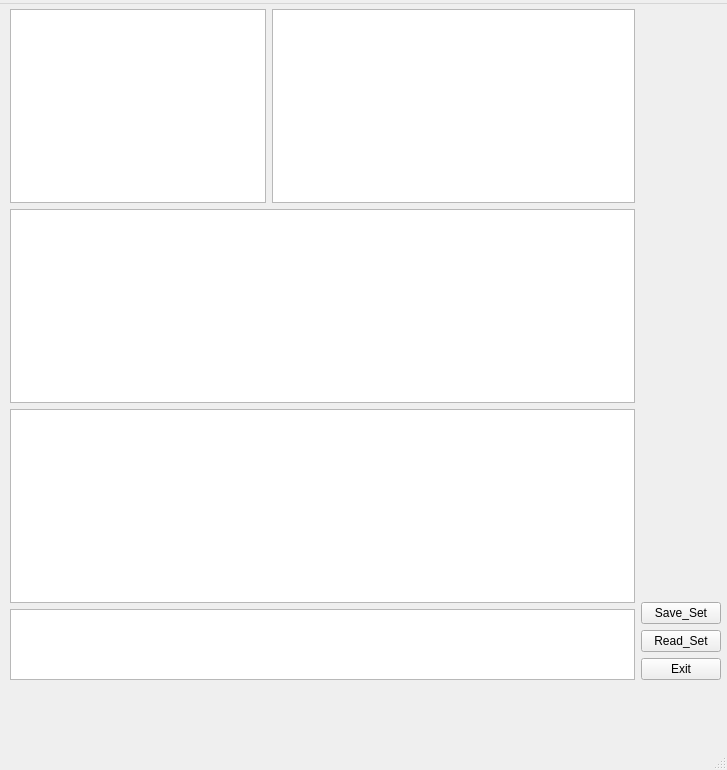
<?xml version="1.0" encoding="UTF-8"?>
<ui version="4.0">
 <class>MainWindow</class>
 <widget class="QMainWindow" name="MainWindow">
  <property name="geometry">
   <rect>
    <x>0</x>
    <y>0</y>
    <width>727</width>
    <height>770</height>
   </rect>
  </property>
  <property name="sizePolicy">
   <sizepolicy hsizetype="Expanding" vsizetype="Expanding">
    <horstretch>0</horstretch>
    <verstretch>0</verstretch>
   </sizepolicy>
  </property>
  <property name="windowTitle">
   <string>MainWindow</string>
  </property>
  <widget class="QWidget" name="centralwidget">
   <widget class="QWidget" name="">
    <property name="geometry">
     <rect>
      <x>10</x>
      <y>5</y>
      <width>711</width>
      <height>671</height>
     </rect>
    </property>
    <layout class="QHBoxLayout" name="horizontalLayout_2">
     <item>
      <layout class="QVBoxLayout" name="verticalLayout">
       <item>
        <layout class="QHBoxLayout" name="horizontalLayout">
         <item>
          <widget class="PlotWidget" name="plotX">
           <property name="enabled">
            <bool>true</bool>
           </property>
           <property name="sizePolicy">
            <sizepolicy hsizetype="Minimum" vsizetype="Minimum">
             <horstretch>0</horstretch>
             <verstretch>0</verstretch>
            </sizepolicy>
           </property>
           <property name="minimumSize">
            <size>
             <width>0</width>
             <height>96</height>
            </size>
           </property>
           <property name="maximumSize">
            <size>
             <width>16777215</width>
             <height>250</height>
            </size>
           </property>
           <property name="styleSheet">
            <string notr="true"/>
           </property>
          </widget>
         </item>
         <item>
          <widget class="PlotWidget" name="plotZ">
           <property name="enabled">
            <bool>true</bool>
           </property>
           <property name="minimumSize">
            <size>
             <width>0</width>
             <height>96</height>
            </size>
           </property>
           <property name="maximumSize">
            <size>
             <width>16777215</width>
             <height>250</height>
            </size>
           </property>
          </widget>
         </item>
        </layout>
       </item>
       <item>
        <widget class="PlotWidget" name="plotFX">
         <property name="minimumSize">
          <size>
           <width>0</width>
           <height>192</height>
          </size>
         </property>
        </widget>
       </item>
       <item>
        <widget class="PlotWidget" name="plotFZ">
         <property name="minimumSize">
          <size>
           <width>0</width>
           <height>192</height>
          </size>
         </property>
        </widget>
       </item>
       <item>
        <widget class="QTextEdit" name="freq_statX">
         <property name="minimumSize">
          <size>
           <width>0</width>
           <height>71</height>
          </size>
         </property>
         <property name="maximumSize">
          <size>
           <width>16777215</width>
           <height>71</height>
          </size>
         </property>
        </widget>
       </item>
      </layout>
     </item>
     <item>
      <layout class="QVBoxLayout" name="verticalLayout_2">
       <item>
        <widget class="ControlWidget" name="controlWidgetX" native="true">
         <property name="styleSheet">
          <string notr="true"/>
         </property>
        </widget>
       </item>
       <item>
        <widget class="ControlWidget" name="controlWidgetZ" native="true">
         <property name="styleSheet">
          <string notr="true"/>
         </property>
        </widget>
       </item>
       <item>
        <spacer name="verticalSpacer">
         <property name="orientation">
          <enum>Qt::Vertical</enum>
         </property>
         <property name="sizeHint" stdset="0">
          <size>
           <width>20</width>
           <height>40</height>
          </size>
         </property>
        </spacer>
       </item>
       <item>
        <widget class="QPushButton" name="buttonSave">
         <property name="text">
          <string>Save_Set</string>
         </property>
        </widget>
       </item>
       <item>
        <widget class="QPushButton" name="buttonRead">
         <property name="text">
          <string>Read_Set</string>
         </property>
        </widget>
       </item>
       <item>
        <widget class="QPushButton" name="buttonExit">
         <property name="text">
          <string>Exit</string>
         </property>
        </widget>
       </item>
      </layout>
     </item>
    </layout>
   </widget>
  </widget>
  <widget class="QMenuBar" name="menubar">
   <property name="geometry">
    <rect>
     <x>0</x>
     <y>0</y>
     <width>727</width>
     <height>22</height>
    </rect>
   </property>
   <widget class="QMenu" name="menuHelp">
    <property name="title">
     <string/>
    </property>
   </widget>
   <addaction name="menuHelp"/>
  </widget>
  <widget class="QStatusBar" name="statusbar"/>
 </widget>
 <customwidgets>
  <customwidget>
   <class>PlotWidget</class>
   <extends>QGraphicsView</extends>
   <header>pyqtgraph</header>
  </customwidget>
  <customwidget>
   <class>ControlWidget</class>
   <extends>QWidget</extends>
   <header>controlwidget</header>
   <container>1</container>
  </customwidget>
 </customwidgets>
 <resources/>
 <connections/>
</ui>
